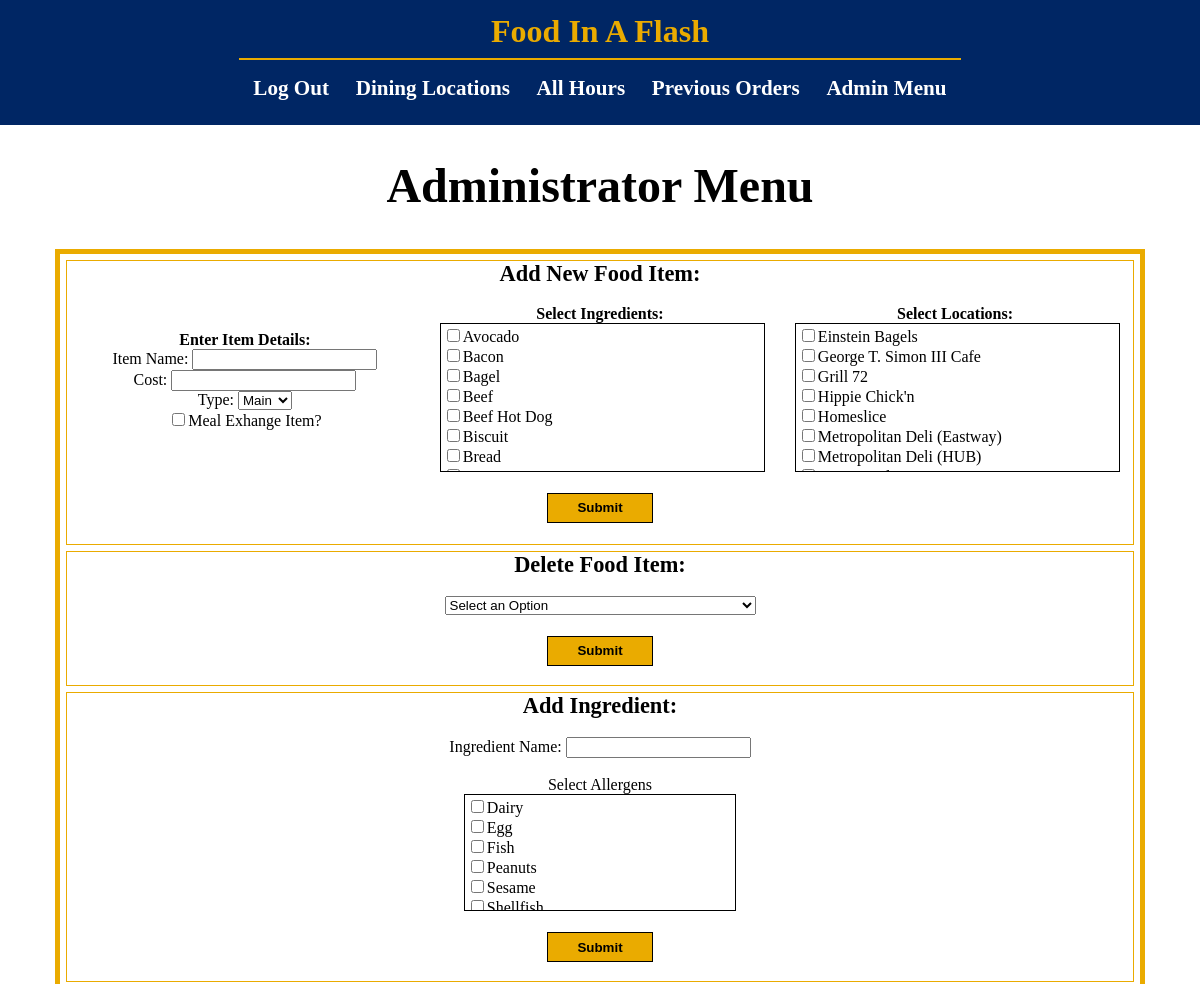
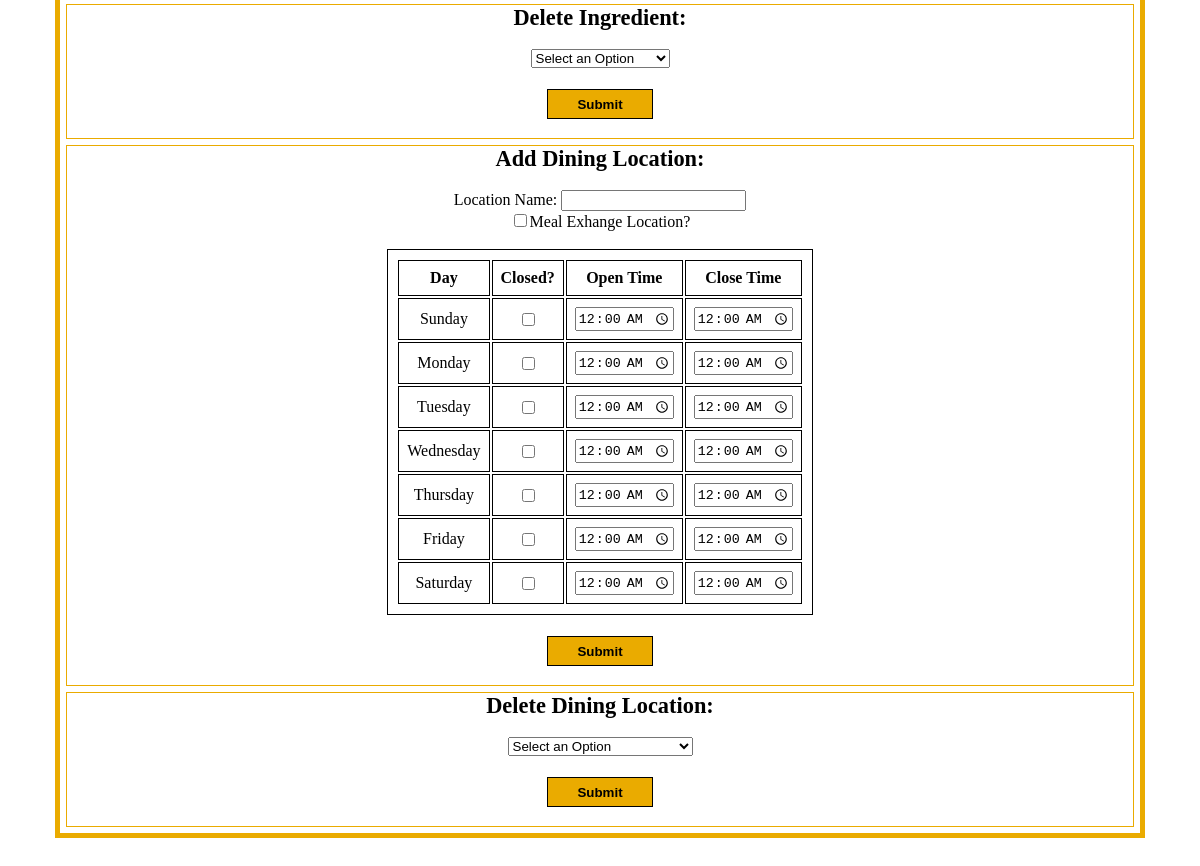
The page /pages/admin.php (signed in) on the database its author committed (2 pictures, top to bottom).
### tables this page shows
CREATE TABLE IF NOT EXISTS ingredients(
    ingredient_name VARCHAR(50) NOT NULL,
    PRIMARY KEY (ingredient_name)
);

CREATE TABLE IF NOT EXISTS dining_location(
    location_name   VARCHAR(50) NOT NULL,
    ME_location     BOOLEAN NOT NULL,
    PRIMARY KEY (location_name)
);

### pages/admin.php (the view, shortened to what this page needs)
<html>
<?php
$conn = new mysqli($servername, $username, $password, $dbname);
?>
<head>
    <link rel="stylesheet" type="text/css" href="../styles/admin.css">
    <link rel="stylesheet" type="text/css" href="../styles/global.css">
</head>
<body>
    <header>
        <p>Food In A Flash</p>
        <hr>
        <nav>
            <ul>
                <li><a href="logout.php">Log Out</a></li>
                <li><a href="locations.php">Dining Locations</a></li>
                <li><a href="hours.php">All Hours</a></li>
                <li><a href="orders.php">Previous Orders</a></li>
                <li><a href="admin.php">Admin Menu</a></li>
            </ul>
        </nav>
    </header>
    <h1>Administrator Menu</h1>
    <div class="container center">
        <div class="option">
            <h3>Add New Food Item:</h3><br>
            <?php
            $dlquery = "SELECT location_name FROM dining_location";
            $diningLocations = $conn->query($dlquery);
            $ingredientQuery = "SELECT ingredient_name FROM ingredients";
            $ingredients = $conn->query($ingredientQuery);
            echo "<div class=\"add-items\">";
                echo "<div class=\"add-item-col\">";
                    echo "<form method=post>";
                        echo "<h4>Enter Item Details:</h4>";
	            	    echo "Item Name: <input type=text name=\"I_name\" required><br>";
                        echo "Cost: <input type=number step=0.01 name=\"I_cost\"><br>";
                        echo "Type: <select name=\"I_type\">";
                            echo "<option value=\"Main\">Main</option>";
                        echo "</select><br>";
                        echo "<input type=checkbox name=\"I_meal_exchange\">Meal Exhange Item?";
                echo "</div>";
                echo "<div class=\"add-item-col\">";
                        if ($ingredients->num_rows > 0) {
                            echo "<h4>Select Ingredients:</h4>";
                            echo "<div class=\"scroll-box\">";
                            while($row = $ingredients->fetch_assoc()) {
                                echo "<input type=checkbox name=\"I_" . urlencode($row["ingredient_name"]) . "\">" . $row["ingredient_name"] . "<br>";
                            }
                            echo "</div>";
                        }
                echo "</div>";
                echo "<div class=\"add-item-col\">";
                        if ($diningLocations->num_rows > 0) {
                            echo "<h4>Select Locations:</h4>";
                            echo "<div class=\"scroll-box\">";
                            while($row = $diningLocations->fetch_assoc()) {
                                echo "<input type=checkbox name=\"I_" . urlencode($row["location_name"]) . "\">" . $row["location_name"] . "<br>";
                            }
                            echo "</div>";
                        }
                echo "</div>";
            echo "</div>";
                        echo "<br><input class=\"submit-button\" type=submit value=\"Submit\"><br>";
            ?>
        </div>
        <div class="option">
            <h3>Delete Food Item:</h3><br>
            <?php
            echo "<form method=post style=\"width: 100%;\">";
            echo "<select name=\"delete_item\">";
            echo "<option value=\"\">Select an Option</option>";
            echo "</select><br><br>";
            echo "<input class=\"submit-button\" type=\"submit\" value=\"Submit\">";
            echo "</form>";
            ?>
        </div>
        <div class="option">
            <h3>Add Ingredient:</h3><br>
            <?php
            $allergenQuery = "SELECT DISTINCT allergen FROM allergens ORDER BY allergen ASC";
            $allergens = $conn->query($allergenQuery);
            echo "<form method=post style=\"width: 100%;\">";
	            echo "Ingredient Name: <input type=text name=\"ing_name\" required><br><br>";
                if ($diningLocations->num_rows > 0) {
                    echo "Select Allergens";
                    echo "<div class=\"scroll-box center\" style=\"width: 25%; height: 7em;\">";
                    while($row = $allergens->fetch_assoc()) {
                        echo "<input type=checkbox name=\"ing_" . urlencode($row["allergen"]) . "\">" . $row["allergen"] . "<br>";
                    }
                    echo "</div>";
                }
                echo "<br><input class=\"submit-button\" type=submit value=\"Submit\"><br>";
            echo "</form>";
            ?>
        </div>
        <div class="option">
            <h3>Delete Ingredient:</h3><br>
            <?php
            echo "<form method=post style=\"width: 100%;\">";
            echo "<select name=\"delete_ingredient\">";
            echo "<option value=\"\">Select an Option</option>";
            echo "</select><br><br>";
            echo "<input class=\"submit-button\" type=\"submit\" value=\"Submit\">";
            echo "</form>";
            ?>
        </div>
        <div class="option">
            <h3>Add Dining Location:</h3><br>
            <form method="post" style="width: 100%;">
                    Location Name: <input type="text" name="location_name" maxlength="50" required><br>
                    <input type=checkbox name="location_ME">Meal Exhange Location?<br><br>
                <table class="center">
                    <tr>
                        <td><h4>Day</h4></td>
                        <td><h4>Closed?</h4></td>
                        <td><h4>Open Time</h4></td>
                        <td><h4>Close Time</h4></td>
                    </tr>
                        <td>Sunday</td>
                        <td><input type="checkbox" name="sunday_closed"></td>
                        <td><input type="time" name="sunday_open_time" value="00:00"></td>
                        <td><input type="time" name="sunday_close_time" value="00:00"></td>
                        <td>Monday</td>
                        <td><input type="checkbox" name="monday_closed"></td>
                        <td><input type="time" name="monday_open_time" value="00:00"></td>
                        <td><input type="time" name="monday_close_time" value="00:00"></td>
                        <td>Tuesday</td>
                        <td><input type="checkbox" name="tuesday_closed"></td>
                        <td><input type="time" name="tuesday_open_time" value="00:00"></td>
                        <td><input type="time" name="tuesday_close_time" value="00:00"></td>
                        <td>Wednesday</td>
                        <td><input type="checkbox" name="wednesday_closed"></td>
                        <td><input type="time" name="wednesday_open_time" value="00:00"></td>
                        <td><input type="time" name="wednesday_close_time" value="00:00"></td>
                        <td>Thursday</td>
                        <td><input type="checkbox" name="thursday_closed"></td>
                        <td><input type="time" name="thursday_open_time" value="00:00"></td>
                        <td><input type="time" name="thursday_close_time" value="00:00"></td>
                        <td>Friday</td>
                        <td><input type="checkbox" name="friday_closed"></td>
                        <td><input type="time" name="friday_open_time" value="00:00"></td>
                        <td><input type="time" name="friday_close_time" value="00:00"></td>
                        <td>Saturday</td>
                        <td><input type="checkbox" name="saturday_closed"></td>
                        <td><input type="time" name="saturday_open_time" value="00:00"></td>
                        <td><input type="time" name="saturday_close_time" value="00:00"></td>
                </table><br>
                <input class="submit-button" type="submit" value="Submit">
            </form>
        </div>
        <div class="option">
            <h3>Delete Dining Location:</h3><br>
            <?php
            echo "<form method=post style=\"width: 100%;\">";
            echo "<select name=\"delete_location\">";
            echo "<option value=\"\">Select an Option</option>";
            echo "</select><br><br>";
            echo "<input class=\"submit-button\" type=\"submit\" value=\"Submit\">";
            echo "</form>";
            ?>
        </div>
    </div>
    <footer>
        <div style="height: 2em;"></div>
    </footer>
</body>
</html>

### styles/admin.css (style rules this page uses)
.container { border: 5px solid #eaab00; width: 90%; text-align: center; margin: 1em; }
.option { display: flex; flex-direction: column; justify-content: center; align-items: center; border: 1px solid #eaab00; min-height: 4em; margin: 0.4em; background-color: #FFFFFF; }
.add-items { display: flex; flex-direction: row; width: 100%; justify-content: space-around; align-items: center; }
.add-item-col { display: flex; flex-direction: column; width: 30%; }
.scroll-box { overflow-y: scroll; height: 9em; width: 100%; border: 0.01em solid #000000; padding: 0.1em; text-align: left; }
.submit-button { width: 10%; border: 0.01em solid #000000; padding: 0.5em; margin: 0.2em; background-color: #eaab00; cursor: pointer; font-weight: bold; }
table { border: 0.01em solid #000000; padding: 0.5em; }
td { border: 0.01em solid #000000; padding: 0.5em; text-align: center; }
h3 { text-align: center; }

### styles/global.css (style rules this page uses)
body { background-color: #FFFFFF; padding: 0; margin: 0; height: 100%; display: flex; flex-direction: column; min-height: 100vh; font-family: calibri; overflow-y: scroll; }
header { background-color: #002664; position: static; width: 100%; padding-bottom: 0.5em; }
header p { color: #eaab00; font-size: 2em; font-weight: bold; font-family: calibri; text-align: center; margin: 0; margin-top: 0.4em; }
header hr { width: 60%; border: 0.01em solid #eaab00; }
header nav ul { list-style-type: none; display: flex; margin: 1em auto; padding: 0; justify-content: space-around; width: 60%; }
header nav a { color: #FFFFFF; text-decoration: none; font-size: 1.1em; font-weight: bold; font-family: calibri; transition: color 0.3s ease; }
header nav li { color: #FFFFFF; font-size: 1.2em; font-weight: bold; font-family: calibri; display: inline-block; }
h1 { text-align: center; margin: 0.4em; margin-top: 0.7em; font-size: 3em; }
h3 { font-weight: bold; font-size: 1.4em; margin: 0; }
h4 { font-weight: bold; margin: 0; }
.center { margin-left: auto; margin-right: auto; }

### rows shown on the page
ingredients: ingredient_name "Avocado"
ingredients: ingredient_name "Bacon"
ingredients: ingredient_name "Bagel"
ingredients: ingredient_name "Beef"
ingredients: ingredient_name "Beef Hot Dog"
ingredients: ingredient_name "Biscuit"
ingredients: ingredient_name "Bread"
dining_location: location_name "Einstein Bagels"
dining_location: location_name "George T. Simon III Cafe"
dining_location: location_name "Grill 72"
dining_location: location_name "Hippie Chick'n"
dining_location: location_name "Homeslice"
dining_location: location_name "Metropolitan Deli (Eastway)"
dining_location: location_name "Metropolitan Deli (HUB)"

### other values the page prints
$row["allergen"] "Dairy"
$row["allergen"] "Egg"
$row["allergen"] "Fish"
$row["allergen"] "Peanuts"
$row["allergen"] "Sesame"
